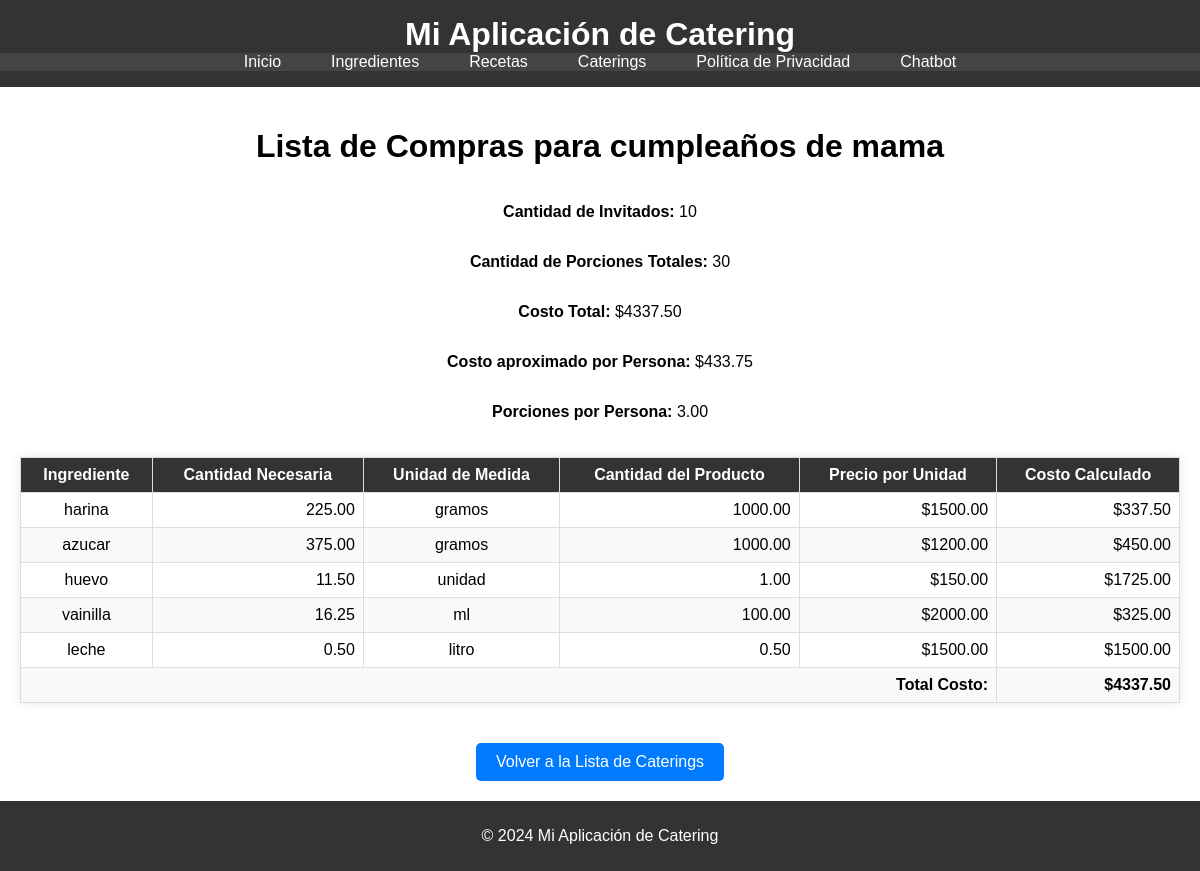
The app's page /calculos/caterings/6/finalizar/ with its own data.
### calculos/models.py (models this page shows, shortened)
class Catering(models.Model):
    nombre = models.CharField(max_length=100, default="Catering genérico")
    cantidad_personas = models.PositiveIntegerField()

class Ingrediente(models.Model):
    nombre = models.CharField(max_length=100)
    marca = models.CharField(max_length=50, blank=True, null=True)
    cantidad = models.DecimalField(max_digits=10, decimal_places=2)
    unidad = models.CharField(max_length=100, default='ejemplo: gramos')
    precio = models.DecimalField(max_digits=10, decimal_places=2)

### calculos/views.py (the view)
# urls.py: path('caterings/<int:pk>/finalizar/', views.finalizar_catering, name='finalizar_catering'),
def finalizar_catering(request, pk):
    catering = get_object_or_404(Catering, pk=pk)
    lista_compras, costo_total, costo_por_persona, cantidad_porciones_totales, porciones_por_persona = calcular_lista_compras(pk)
    return render(request, 'calculos/finalizar_catering.html', {
        'catering': catering,
        'lista_compras': lista_compras,
        'costo_total': costo_total,
        'costo_por_persona': costo_por_persona,
        'cantidad_personas': catering.cantidad_personas,
        'cantidad_porciones_totales': cantidad_porciones_totales,
        'porciones_por_persona': porciones_por_persona,
    })

### templates/calculos/finalizar_catering.html (shortened to what this page needs)
{% extends 'base.html' %}
{% block content %}
<h1>Lista de Compras para {{ catering.nombre }}</h1>
<p><strong>Cantidad de Invitados:</strong> {{ cantidad_personas }}</p>
<p><strong>Cantidad de Porciones Totales:</strong> {{ cantidad_porciones_totales }}</p>
<p><strong>Costo Total:</strong> ${{ costo_total|floatformat:2 }}</p>
<p><strong>Costo aproximado por Persona:</strong> ${{ costo_por_persona|floatformat:2 }}</p>
<p><strong>Porciones por Persona:</strong> {{ porciones_por_persona|floatformat:2 }}</p>
{% if lista_compras %}
<table style="width: 100%; border-collapse: collapse;">
    <thead>
        <tr>
            <th style="border: 1px solid #ddd; padding: 8px;">Ingrediente</th>
            <th style="border: 1px solid #ddd; padding: 8px;">Cantidad Necesaria</th>
            <th style="border: 1px solid #ddd; padding: 8px;">Unidad de Medida</th>
            <th style="border: 1px solid #ddd; padding: 8px;">Cantidad del Producto</th>
            <th style="border: 1px solid #ddd; padding: 8px;">Precio por Unidad</th>
            <th style="border: 1px solid #ddd; padding: 8px;">Costo Calculado</th>
        </tr>
    </thead>
    <tbody>
        {% for ingrediente, detalles in lista_compras.items %}
        <tr>
            <td style="border: 1px solid #ddd; padding: 8px;">{{ ingrediente }}</td>
            <td style="border: 1px solid #ddd; padding: 8px; text-align: right;">{{ detalles.cantidad|floatformat:2 }}</td>
            <td style="border: 1px solid #ddd; padding: 8px; text-align: center;">{{ detalles.unidad }}</td>
            <td style="border: 1px solid #ddd; padding: 8px; text-align: right;">{{ detalles.cantidad_unidad|floatformat:2 }}</td>
            <td style="border: 1px solid #ddd; padding: 8px; text-align: right;">${{ detalles.precio_unitario|floatformat:2 }}</td>
            <td style="border: 1px solid #ddd; padding: 8px; text-align: right;">${{ detalles.costo_total|floatformat:2 }}</td>
        </tr>
        {% endfor %}
        <tr>
            <td colspan="5" style="text-align: right; font-weight: bold; border: 1px solid #ddd; padding: 8px;">Total Costo:</td>
            <td style="font-weight: bold; border: 1px solid #ddd; padding: 8px; text-align: right;">${{ costo_total|floatformat:2 }}</td>
        </tr>
    </tbody>
</table>
{% else %}
<p>No hay datos en la lista de compras.</p>
{% endif %}
<a href="{% url 'lista_caterings' %}" style="display: inline-block; margin-top: 20px; text-decoration: none; color: #fff; background-color: #007bff; padding: 10px 20px; border-radius: 5px;">Volver a la Lista de Caterings</a>
{% endblock %}

### static/style.css (style rules this page uses)
body { display: flex; flex-direction: column; min-height: 100vh; margin: 0; font-family: Arial, sans-serif; }
table { width: 100%; border-collapse: collapse; margin: 20px 0; background-color: white; box-shadow: 0 0 10px rgba(0, 0, 0, 0.1); }
table th, table td { border: 1px solid #ddd; padding: 10px; text-align: center; }
table th { background-color: #333; color: white; }
table tr:nth-child(even) { background-color: #f9f9f9; }

### records on screen
Catering: nombre "cumpleaños de mama"
Ingrediente: lista_compras "harina", unidad "gramos", cantidad_unidad "1000.00", precio_unitario "1500.00"
Ingrediente: lista_compras "azucar", unidad "gramos", cantidad_unidad "1000.00", precio_unitario "1200.00"
Ingrediente: lista_compras "huevo", unidad "unidad", cantidad_unidad "1.00", precio_unitario "150.00"
Ingrediente: lista_compras "vainilla", unidad "ml", cantidad_unidad "100.00", precio_unitario "2000.00"
Ingrediente: lista_compras "leche", unidad "litro", cantidad_unidad "0.50", precio_unitario "1500.00"

### other values on screen
{{ cantidad_personas }} "10"
{{ cantidad_porciones_totales }} "30"
{{ costo_total|floatformat:2 }} "4337.50"
{{ costo_por_persona|floatformat:2 }} "433.75"
{{ porciones_por_persona|floatformat:2 }} "3.00"
{{ detalles.cantidad|floatformat:2 }} "225.00" "375.00" "11.50" "16.25" "0.50"
{{ detalles.costo_total|floatformat:2 }} "337.50" "450.00" "1725.00" "325.00" "1500.00"
